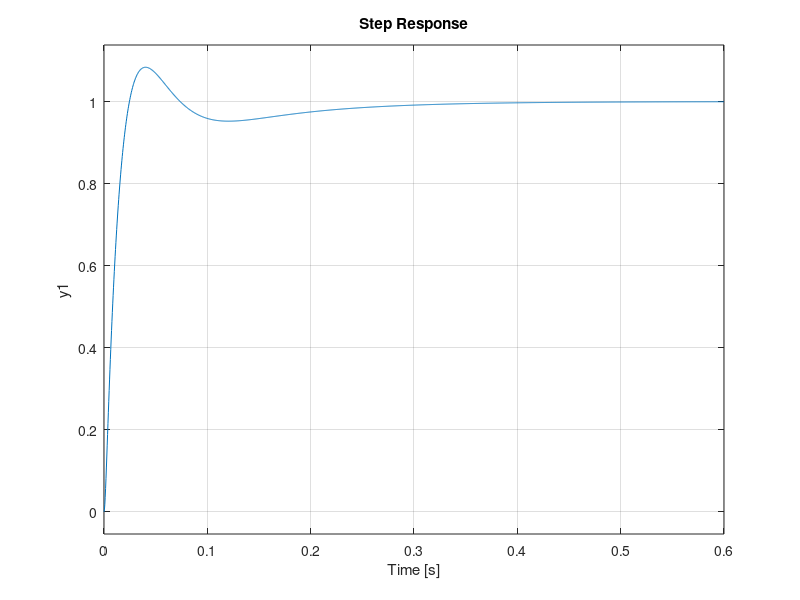

Write the MATLAB code that produced this figure.
%%%%%%%%%%%%%%%%%%%%%%%%%%%%%%%%%%%%%%%%%%%

%% Author : Jash Shah

%%%%%%%%%%%%%%%%%%%%%%%%%%%%%%%%%%%%%%%%%%%%


Ra = 0.45;                 %Per phase stator resistance
La = 0.035;              %Per phase stator inductance
B = 2e-4;              %Damping coefficient
J = 0.022;             %Moment of Inertia
Ke = 0.5;                %Torque c0nstant
Kt = 0.5;                %Back EMF constant

Kp =  4.19652540503482;
Ki =  35.8889727302617;
Kd =  0.1197446984208;
N = 905.389232075555;

a = J*La;
b = (J*Ra + B*La);
c = (B*Ra + Ke*Kt);

s=tf('s');

G = tf([0 0 Kt],[a b c])

[w,zeta] = damp(G)  % zeta calculation for transfer function
C = Kp + Ki/s + ((Kd*s*N)/(s+N)); %PID Controller 

H = feedback(C*G,1);
step(H) 